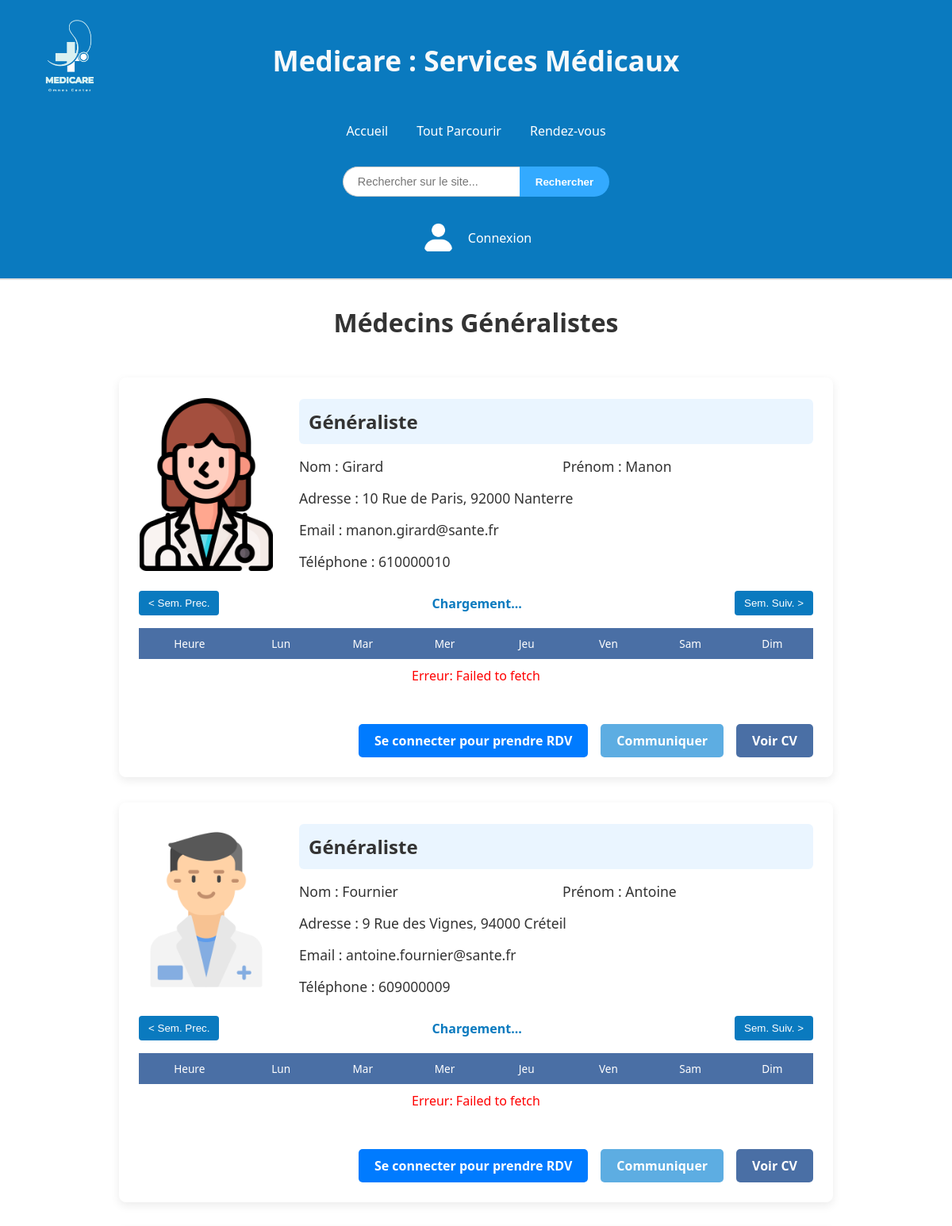
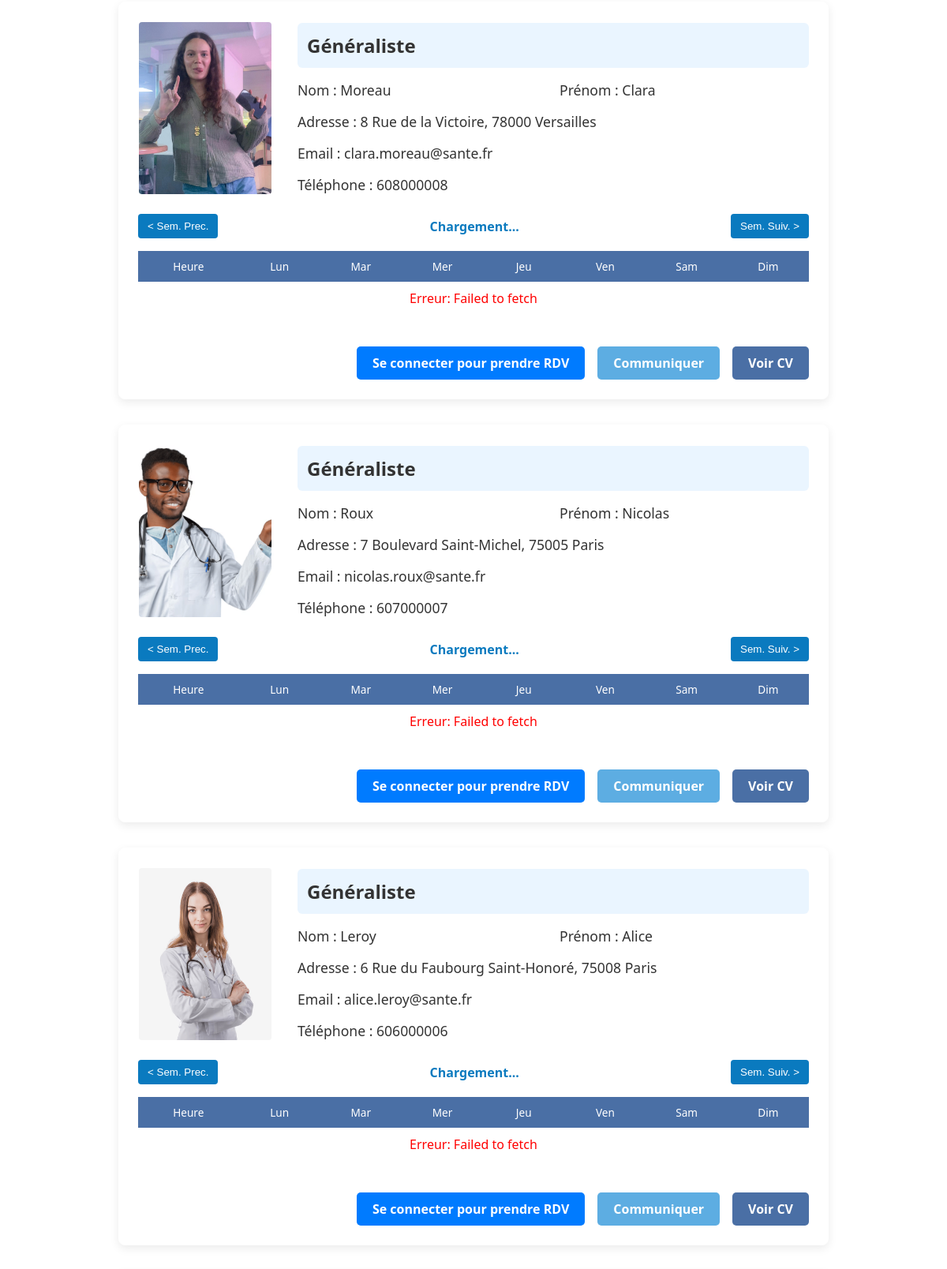
The page /medecine_general.php (upper part) on the database its author committed (2 pictures, top to bottom).
### tables this page shows
CREATE TABLE IF NOT EXISTS `utilisateurs_personnel` (
  `ID` int NOT NULL AUTO_INCREMENT,
  `Photo` varchar(255) DEFAULT NULL,
  `Video` varchar(255) DEFAULT NULL,
  `Telephone` bigint NOT NULL,
  `Description` varchar(255) DEFAULT NULL,
  `Type` varchar(255) DEFAULT NULL,
  `ID_Adresse` int NOT NULL,
  PRIMARY KEY (`ID`)
);

CREATE TABLE IF NOT EXISTS `utilisateurs` (
  `ID` int NOT NULL AUTO_INCREMENT,
  `Nom` varchar(255) DEFAULT NULL,
  `Prenom` varchar(255) DEFAULT NULL,
  `Email` varchar(255) DEFAULT NULL,
  `MotDePasse` varchar(255) DEFAULT NULL,
  `TypeCompte` varchar(255) NOT NULL,
  PRIMARY KEY (`ID`)
);

CREATE TABLE IF NOT EXISTS `adresse` (
  `ID` int NOT NULL AUTO_INCREMENT,
  `Adresse` varchar(255) NOT NULL,
  `Ville` varchar(255) NOT NULL,
  `CodePostal` int NOT NULL,
  `InfosComplementaires` varchar(255) NOT NULL,
  PRIMARY KEY (`ID`)
);

### medecine_general.php (the view, shortened to what this page needs)
<?php
require 'includes/head.php';
require 'includes/header.php';
$user_is_logged_in = isset($_SESSION["user_id"]);
function safe_html($value) {
    return $value !== 0 ? htmlspecialchars($value, ENT_QUOTES, 'UTF-8') : '';
}
$conn = new mysqli("localhost", "root", "", "base_donne_web");
$conn->set_charset("utf8");
$sqlMedecins = "SELECT u.ID, u.Nom, u.Prenom, u.Email,
                       p.Photo, p.Telephone, p.Type,
                       a.Adresse, a.Ville, a.CodePostal
                FROM utilisateurs_personnel p
                LEFT JOIN utilisateurs u ON p.ID = u.ID
                LEFT JOIN adresse a ON p.ID_Adresse = a.ID
                WHERE LOWER(p.Type) = 'generaliste'";
$resultMedecins = $conn->query($sqlMedecins);
?>
<!DOCTYPE html>
<html lang="fr">
<head>
</head>
<body>
<main class="main-container">
    <h1>Médecins Généralistes</h1>
    <?php
    if ($resultMedecins && $resultMedecins->num_rows > 0) {
        while ($medecin = $resultMedecins->fetch_assoc()) {
            $idMedecin = safe_html($medecin['ID']);
            $adresse_complete = safe_html($medecin['Adresse']) . ', ' . safe_html($medecin['CodePostal']) . ' ' . safe_html($medecin['Ville']);
            ?>
            <div class="doctor-card" id="doctor-<?php echo $idMedecin; ?>">
                <div class="doctor-header">
                    <div class="doctor-photo">
                        <?php if (!empty($medecin['Photo'])): ?>
                            <img src="<?php echo safe_html($medecin['Photo']); ?>" alt="Photo de <?php echo safe_html($medecin['Prenom']); ?>">
                        <?php else: ?>
                            <span>Photo</span>
                        <?php endif; ?>
                    </div>
                    <div class="doctor-details">
                        <h3 class="specialite-title">Généraliste</h3>
                        <div class="info-grid">
                            <div class="info-cell"><strong>Nom :</strong> <?php echo safe_html($medecin['Nom']); ?></div>
                            <div class="info-cell"><strong>Prénom :</strong> <?php echo safe_html($medecin['Prenom']); ?></div>
                            <div class="info-cell full-width"><strong>Adresse :</strong> <?php echo $adresse_complete; ?></div>
                            <div class="info-cell full-width"><strong>Email :</strong> <?php echo safe_html($medecin['Email']); ?></div>
                            <div class="info-cell full-width"><strong>Téléphone :</strong> <?php echo safe_html($medecin['Telephone']); ?></div>
                        </div>
                    </div>
                </div>
                <div class="calendar-container">
                    <div class="calendar-controls">
                        <button class="prev-week" data-medecin-id="<?php echo $idMedecin; ?>">< Sem. Prec.</button>
                        <span class="week-display" id="week-display-<?php echo $idMedecin; ?>">Chargement...</span>
                        <button class="next-week" data-medecin-id="<?php echo $idMedecin; ?>">Sem. Suiv. ></button>
                    </div>
                    <table class="availability-grid" id="calendar-<?php echo $idMedecin; ?>">
                        <thead>
                            <tr>
                                <th style="width: 15%;">Heure</th>
                                <th style="width: 12.14%;">Lun</th>
                                <th style="width: 12.14%;">Mar</th>
                                <th style="width: 12.14%;">Mer</th>
                                <th style="width: 12.14%;">Jeu</th>
                                <th style="width: 12.14%;">Ven</th>
                                <th style="width: 12.14%;">Sam</th>
                                <th style="width: 12.14%;">Dim</th>
                            </tr>
                        </thead>
                        <tbody>
                        </tbody>
                    </table>
                </div>
                <form action="confirmation_paiement.php" method="POST" class="rdv-form" id="form-<?php echo $idMedecin; ?>">
                    <div class="actions-container">
                         <?php if ($user_is_logged_in): ?>
                            <button type="submit" class="btn-action btn-rdv" id="btn-rdv-<?php echo $idMedecin; ?>" disabled>Choisir un créneau</button>
                        <?php else: ?>
                            <a href="login.php?redirect=medecine_general.php" class="btn-action btn-rdv" style="background-color:#007bff;">Se connecter pour prendre RDV</a>
                        <?php endif; ?>
                        <a href="chat.php?target_id=<?php echo $idMedecin; ?>" class="btn-action btn-communiquer">Communiquer</a>
                        <a href="cv_medecin.php?id=<?php echo $idMedecin; ?>" class="btn-action btn-cv">Voir CV</a>
                    </div>
                </form>
            </div>
            <?php
        }
    } else {
        echo "<p>Aucun médecin généraliste trouvé.</p>";
    }
    ?>
</main>
<?php require 'includes/footer.php'; ?>
</body>
</html>

### css/style.css (style rules this page uses)
* { margin: 0; padding: 0; box-sizing: border-box; }
html { height: 100%; }
body { min-height: 100%; display: flex; flex-direction: column; font-family: 'Segoe UI', sans-serif; background-color: #f2f2f2; color: #333; margin: 0; }
main { flex-grow: 1; }

### medecine_general.php (style rules this page uses)
.main-container { padding: 2rem; background-color:white; display: flex; flex-direction: column; align-items: center; gap: 2rem; }
.main-container h1 { color: #333; margin-bottom: 1rem; }
.doctor-card { background-color: white; border: 1px solid white; border-radius: 8px; box-shadow: 0 4px 12px rgba(0, 0, 0, 0.08); width: 100%; max-width: 900px; padding: 1.5rem; display: flex; flex-direction: column; gap: 1.5rem; }
.doctor-header { display: flex; gap: 2rem; align-items: center; }
.doctor-photo { width: 170px; height: 220px; border: 1px solid white; background-color: white; display: flex; align-items: center; justify-content: center; color: #aaa; border-radius: 4px; flex-shrink: 0; font-size: 1.2rem; }
.doctor-photo img { width: 100%; height: 100%; object-fit: cover; border-radius: 4px; }
.doctor-details { flex-grow: 1; display: flex; flex-direction: column; }
.doctor-details .specialite-title { font-size: 1.5rem; font-weight: 600; color: #333; background-color:rgb(234, 245, 255); padding: 12px; border-radius: 6px; margin: 0; }
.info-grid { display: grid; grid-template-columns: 1fr 1fr; gap: 1rem; padding-top: 1.0rem; }
.info-cell { font-size: 1.1rem; }
.full-width { grid-column: 1 / -1; }
.info-cell strong { font-weight: 500; color: #333; }
.calendar-controls { display: flex; justify-content: space-between; align-items: center; margin-bottom: 10px; }
.calendar-controls button { background-color:rgb(10, 122, 191); color: white; border: none; padding: 8px 12px; border-radius: 4px; cursor: pointer; }
.week-display { font-weight: bold; color:rgb(10, 122, 191); }
.availability-grid { width: 100%; border-collapse: collapse; text-align: center; table-layout: fixed; margin-top: 1rem; }
.availability-grid th { background-color:rgb(74, 111, 165); color: white; padding: 10px 5px; font-weight: 500; font-size: 0.85rem; }
.actions-container { display: flex; justify-content: flex-end; gap: 1rem; padding-top: 1rem; }
.btn-action { padding: 10px 20px; border: none; border-radius: 5px; color: white; font-size: 1rem; font-weight: bold; cursor: pointer; text-decoration: none; transition: opacity 0.3s ease; }
.btn-rdv { background-color:rgb(108, 117, 125); }
.btn-communiquer { background-color:rgb(93, 173, 226); }
.btn-cv { background-color:rgb(74, 111, 165); }

### rows shown on the page
utilisateurs_personnel: Photo (picture), utilisateurs.Nom "Girard", utilisateurs.Prenom "Manon", ID_Adresse.Ville "10 Rue de Paris, 92000 Nanterre", utilisateurs.Email "manon.girard@sante.fr", Telephone "610000010"
utilisateurs_personnel: Photo (picture), utilisateurs.Nom "Fournier", utilisateurs.Prenom "Antoine", ID_Adresse.Ville "9 Rue des Vignes, 94000 Créteil", utilisateurs.Email "antoine.fournier@sante.fr", Telephone "609000009"
utilisateurs_personnel: Photo (picture), utilisateurs.Nom "Moreau", utilisateurs.Prenom "Clara", ID_Adresse.Ville "8 Rue de la Victoire, 78000 Versailles", utilisateurs.Email "clara.moreau@sante.fr", Telephone "608000008"
utilisateurs_personnel: Photo (picture), utilisateurs.Nom "Roux", utilisateurs.Prenom "Nicolas", ID_Adresse.Ville "7 Boulevard Saint-Michel, 75005 Paris", utilisateurs.Email "nicolas.roux@sante.fr", Telephone "607000007"
utilisateurs_personnel: Photo (picture), utilisateurs.Nom "Leroy", utilisateurs.Prenom "Alice", ID_Adresse.Ville "6 Rue du Faubourg Saint-Honoré, 75008 Paris", utilisateurs.Email "alice.leroy@sante.fr", Telephone "606000006"
